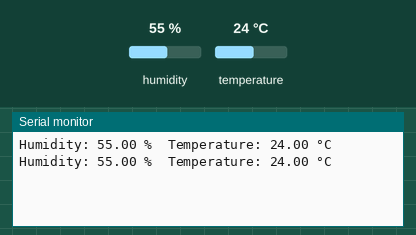
A sketch run on a simulated ESP8266 (NodeMCU). Parts: the last lines printed to the serial monitor. The inputs (shaded band) are chosen by the test bench; at power-on: humidity 55 %, temperature 24 °C.

Above: at 4.8 s.
4.9 s: humidity set to 22 %
At 7.4 s:
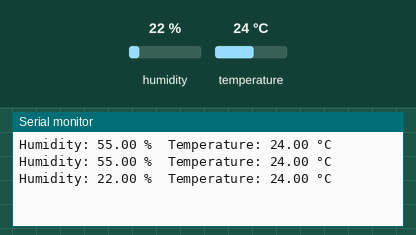
7.9 s: temperature set to 12 °C
At 8.5 s:
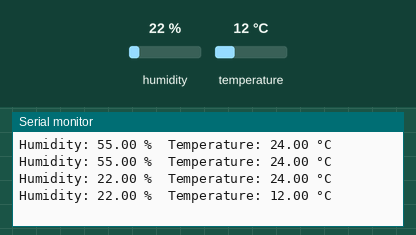
10.9 s: humidity set to 40 %
At 13.3 s:
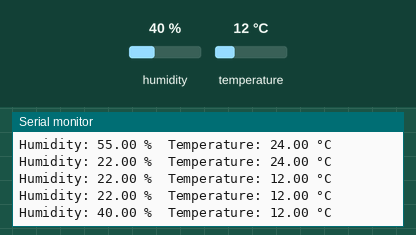
Timing chart, 0 to 14.8 s (numbered marks = the images above; inputs shaded):
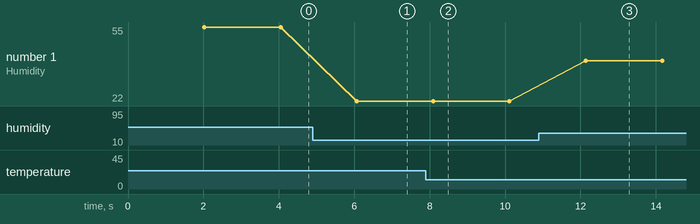

Measured:
- after the input at 4.9 s, the serial monitor: prints a new line after 1.2 s (image 1)
- after the input at 7.9 s, the serial monitor: prints a new line after 0.19 s (image 2)
- after the input at 10.9 s, the serial monitor: prints a new line after 1.2 s (image 3)
- plotted number 1: 55 → 22 after the input at 4.9 s, 22 → 40 after the input at 10.9 s

The sketch:

1.ino
```cpp
#include <DHT.h>
#include <DHT_U.h>
#include <Adafruit_Sensor.h>

#define DHTPIN D4
#define DHTTYPE DHT11

DHT dht(DHTPIN, DHTTYPE);

void setup() {
  Serial.begin(9600);
  dht.begin();
}

void loop() {
  delay(2000);
  float h = dht.readHumidity();
  float t = dht.readTemperature();
  if (isnan(h) || isnan(t)) {
    Serial.println("Failed to read from DHT sensor!");
    return;
  }
  Serial.print("Humidity: ");
  Serial.print(h);
  Serial.print(" %\t");
  Serial.print("Temperature: ");
  Serial.print(t);
  Serial.println(" °C");
}
```
